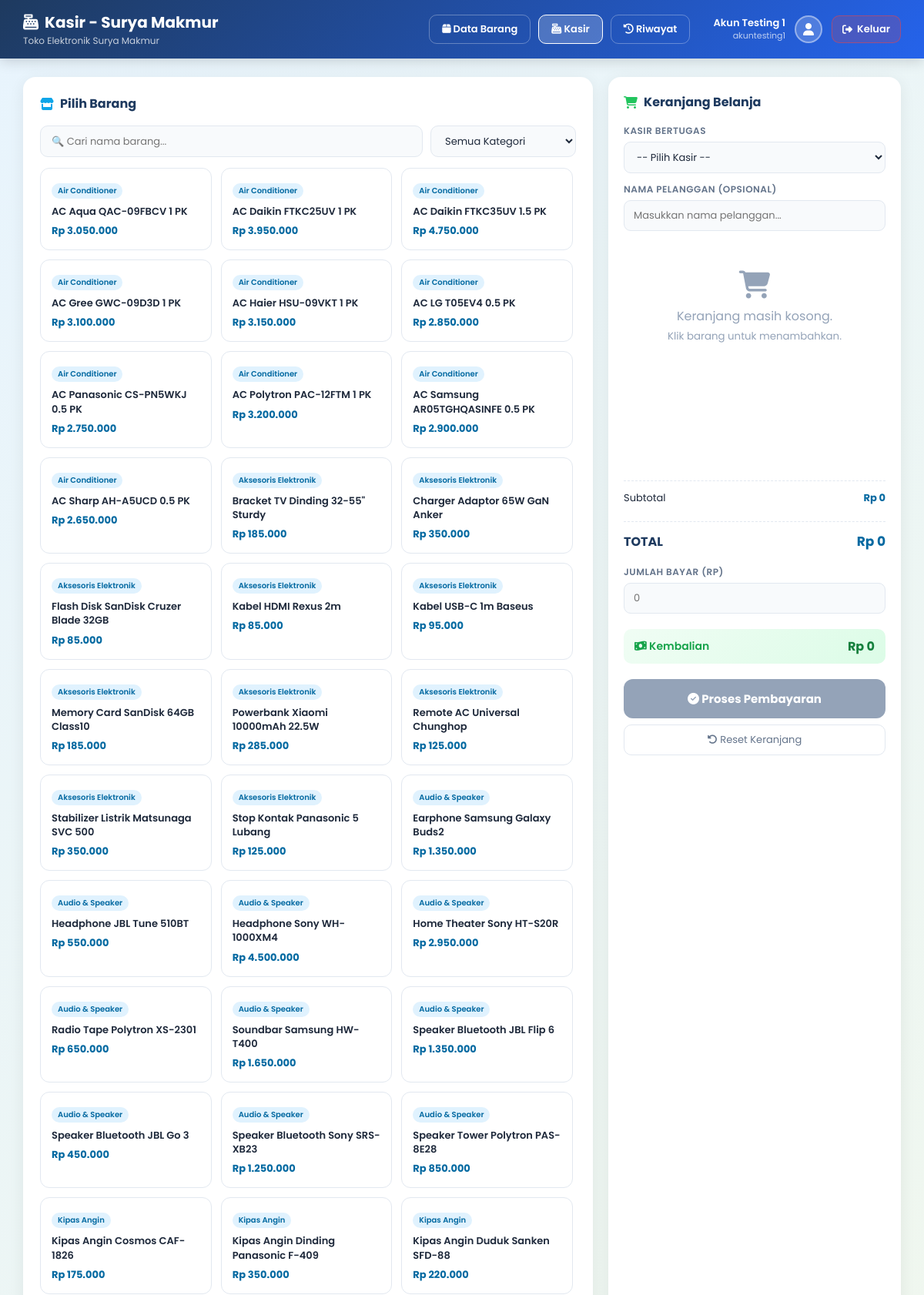
Screenshot of /transaksi.php (signed in, upper part) with the database file from the repository.
### tables this page shows
CREATE TABLE `barang` (
  `id_barang` int(11) NOT NULL,
  `id_kategori` int(11) NOT NULL,
  `nama_barang` varchar(100) NOT NULL,
  `harga_jual` int(11) NOT NULL
);

CREATE TABLE `kategori` (
  `id_kategori` int(11) NOT NULL,
  `nama_kategori` varchar(50) NOT NULL
);

### public/transaksi.php (the view, shortened to what this page needs)
<?php
require_once '../config/database.php';
$query = "SELECT barang.*, kategori.nama_kategori FROM barang
          JOIN kategori ON barang.id_kategori = kategori.id_kategori
          ORDER BY kategori.nama_kategori, barang.nama_barang";
$barangList = $conn->query($query)->fetchAll(PDO::FETCH_ASSOC);
?>
<!DOCTYPE html>
<html lang="id">
<head>
<link rel="stylesheet" href="https://cdnjs.cloudflare.com/ajax/libs/font-awesome/6.5.0/css/all.min.css">
</head>
<body>
<div class="topbar">
    <div>
        <h1><i class="fa-solid fa-cash-register" style="margin-right:8px"></i>Kasir - Surya Makmur</h1>
        <p>Toko Elektronik Surya Makmur</p>
    </div>
    <div class="topbar-nav">
        <a href="index.php" class="nav-btn"><i class="fa-solid fa-box"></i> Data Barang</a>
        <a href="transaksi.php" class="nav-btn active"><i class="fa-solid fa-cash-register"></i> Kasir</a>
        <a href="riwayat_transaksi.php" class="nav-btn"><i class="fa-solid fa-clock-rotate-left"></i> Riwayat</a>
    </div>
    <div style="display:flex; align-items:center; gap:12px; margin-left:10px;">
        <div style="text-align:right; line-height:1.3;">
            <div style="font-size:13px; font-weight:600;">
                <?= htmlspecialchars($_SESSION['kasir_nama']) ?>
            </div>
            <div style="font-size:11px; opacity:0.7;">
                <?= htmlspecialchars($_SESSION['kasir_username']) ?>
            </div>
        </div>
        <div style="width:36px; height:36px; border-radius:50%;
                    background:rgba(255,255,255,0.2); border:2px solid rgba(255,255,255,0.4);
                    display:flex; align-items:center; justify-content:center;">
            <i class="fa-solid fa-user" style="font-size:16px;"></i>
        </div>
        <a href="../process/logout.php"
        title="Keluar"
        style="display:flex; align-items:center; gap:6px;
                background:rgba(239,68,68,0.18); border:1.5px solid rgba(239,68,68,0.5);
                color:white; text-decoration:none; padding:7px 13px;
                border-radius:10px; font-size:13px; font-weight:600; transition:0.2s;"
        onmouseover="this.style.background='rgba(239,68,68,0.35)'"
        onmouseout="this.style.background='rgba(239,68,68,0.18)'">
            <i class="fa-solid fa-right-from-bracket"></i> Keluar
        </a>
    </div>
</div>
<div class="main">
    <div class="panel">
        <div class="panel-title">
            <i class="fa-solid fa-store" style="color:#0ea5e9"></i>
            Pilih Barang
        </div>
        <div class="search-bar">
            <input type="text" id="cariBarang" placeholder="🔍 Cari nama barang..." oninput="filterBarang()">
            <select id="filterKat" onchange="filterBarang()">
                <option value="">Semua Kategori</option>
            </select>
        </div>
        <div class="barang-grid" id="barangGrid">
            <?php foreach ($barangList as $b): ?>
            <div class="barang-card"
                 id="card-<?= $b['id_barang'] ?>"
                 data-id="<?= $b['id_barang'] ?>"
                 data-nama="<?= htmlspecialchars($b['nama_barang'], ENT_QUOTES) ?>"
                 data-harga="<?= $b['harga_jual'] ?>"
                 data-kat="<?= $b['id_kategori'] ?>"
                 onclick="tambahKeKeranjang(<?= $b['id_barang'] ?>)">
                <div class="kat-badge"><?= $b['nama_kategori'] ?></div>
                <div class="nama"><?= htmlspecialchars($b['nama_barang']) ?></div>
                <div class="harga">Rp <?= number_format($b['harga_jual'], 0, ',', '.') ?></div>
            </div>
            <?php endforeach; ?>
        </div>
    </div>
    <div class="cart-panel">
        <div class="cart-box">
            <div class="panel-title">
                <i class="fa-solid fa-cart-shopping" style="color:#22c55e"></i>
                Keranjang Belanja
            </div>
            <div class="form-group">
                <label>Kasir Bertugas</label>
                <select id="pilih_kasir" class="form-control" onchange="hitungKembalian()">
                    <option value="">-- Pilih Kasir --</option>
                </select>
            </div>
            <div class="form-group">
                <label>Nama Pelanggan (opsional)</label>
                <input type="text" id="nama_pelanggan" class="form-control" placeholder="Masukkan nama pelanggan...">
            </div>
            <div class="cart-list" id="cartList">
                <div class="cart-empty" id="cartEmpty">
                    <i class="fa-solid fa-cart-shopping"></i>
                    Keranjang masih kosong.<br>
                    <small>Klik barang untuk menambahkan.</small>
                </div>
            </div>
            <hr class="divider">
            <div class="total-row">
                <span>Subtotal</span>
                <span id="subtotalText">Rp 0</span>
            </div>
            <hr class="divider">
            <div class="total-row big">
                <span>TOTAL</span>
                <span id="totalText">Rp 0</span>
            </div>
            <div class="form-group" style="margin-top:10px;">
                <label>Jumlah Bayar (Rp)</label>
                <input type="number" id="jumlah_bayar" class="form-control" placeholder="0" min="0" oninput="hitungKembalian()">
            </div>
            <div class="kembalian-box" id="kembalianBox">
                <span class="label"><i class="fa-solid fa-money-bill-wave"></i> Kembalian</span>
                <span class="nilai" id="kembalianText">Rp 0</span>
            </div>
            <button class="btn-bayar" id="btnBayar" onclick="prosesBayar()" disabled>
                <i class="fa-solid fa-check-circle"></i> Proses Pembayaran
            </button>
            <button class="btn-reset" onclick="resetKeranjang()">
                <i class="fa-solid fa-rotate-left"></i> Reset Keranjang
            </button>
        </div>
    </div>
</div>
</body>
</html>

### public/transaksi.php (style rules this page uses)
* { box-sizing: border-box; margin: 0; padding: 0; }
body { font-family: 'Poppins', sans-serif; background: linear-gradient(135deg, #e8f4fd 0%, #f0f7ee 50%, #fef9e7 100%); color: #1e293b; min-height: 100vh; }
.topbar { background: linear-gradient(135deg, #1e3a5f, #2563eb); color: white; padding: 14px 30px; display: flex; align-items: center; gap: 20px; box-shadow: 0 4px 16px rgba(0,0,0,0.15); }
.topbar h1 { font-size: 20px; font-weight: 700; }
.topbar p { font-size: 12px; opacity: 0.75; }
.topbar-nav { margin-left: auto; display: flex; gap: 10px; }
.nav-btn { padding: 8px 16px; border-radius: 10px; text-decoration: none; font-size: 13px; font-weight: 600; transition: 0.2s; color: white; border: 1.5px solid rgba(255,255,255,0.3); }
.nav-btn.active { background: rgba(255,255,255,0.2); border-color: white; }
.main { display: grid; grid-template-columns: 1fr 380px; gap: 20px; padding: 24px 30px; max-width: 1400px; margin: auto; }
.panel { background: white; border-radius: 16px; padding: 22px; box-shadow: 0 4px 20px rgba(0,0,0,0.07); }
.panel-title { font-size: 16px; font-weight: 700; color: #1e3a5f; margin-bottom: 16px; display: flex; align-items: center; gap: 8px; }
.search-bar { display: flex; gap: 10px; margin-bottom: 14px; }
.search-bar input, .search-bar select { padding: 9px 14px; border-radius: 10px; border: 1.5px solid #e2e8f0; font-family: 'Poppins', sans-serif; font-size: 13px; color: #1e293b; background: #f8fafc; }
.search-bar input { flex: 1; }
.barang-grid { display: grid; grid-template-columns: repeat(auto-fill, minmax(165px, 1fr)); gap: 12px; max-height: calc(100vh - 280px); overflow-y: auto; padding-right: 4px; }
.barang-card { border: 1.5px solid #e2e8f0; border-radius: 12px; padding: 14px; cursor: pointer; transition: 0.25s; background: white; position: relative; }
.barang-card .kat-badge { font-size: 10px; padding: 2px 8px; border-radius: 20px; background: #e0f2fe; color: #0369a1; font-weight: 600; margin-bottom: 8px; display: inline-block; }
.barang-card .nama { font-size: 13px; font-weight: 600; color: #1e293b; margin-bottom: 6px; line-height: 1.4; }
.barang-card .harga { font-size: 13px; color: #0369a1; font-weight: 700; }
.cart-panel { display: flex; flex-direction: column; gap: 0; }
.cart-box { background: white; border-radius: 16px; padding: 20px; box-shadow: 0 4px 20px rgba(0,0,0,0.07); flex: 1; display: flex; flex-direction: column; }
.form-group { margin-bottom: 12px; }
.form-group label { display: block; margin-bottom: 5px; font-size: 12px; color: #64748b; font-weight: 600; text-transform: uppercase; letter-spacing: 0.5px; }
.form-control { width: 100%; padding: 9px 12px; border-radius: 9px; border: 1.5px solid #e2e8f0; font-family: 'Poppins', sans-serif; font-size: 13px; color: #1e293b; background: #f8fafc; }
.cart-list { flex: 1; overflow-y: auto; max-height: 280px; margin: 10px 0; }
.cart-empty { text-align: center; color: #94a3b8; padding: 30px 0; }
.cart-empty i { font-size: 36px; display: block; margin-bottom: 10px; }
.divider { border: none; border-top: 1.5px dashed #e2e8f0; margin: 12px 0; }
.total-row { display: flex; justify-content: space-between; align-items: center; margin-bottom: 8px; font-size: 13px; }
.total-row.big { font-size: 16px; font-weight: 700; color: #1e3a5f; }
.total-row span:last-child { color: #0369a1; font-weight: 700; }
.total-row.big span:last-child { font-size: 17px; }
.kembalian-box { background: linear-gradient(135deg, #f0fdf4, #dcfce7); border-radius: 10px; padding: 10px 14px; margin: 8px 0; display: flex; justify-content: space-between; align-items: center; font-size: 14px; }
.kembalian-box .label { color: #16a34a; font-weight: 600; }
.kembalian-box .nilai { font-size: 16px; font-weight: 700; color: #15803d; }
.btn-bayar { width: 100%; padding: 14px; border-radius: 12px; background: linear-gradient(135deg, #16a34a, #22c55e); color: white; font-family: 'Poppins', sans-serif; font-size: 15px; font-weight: 700; border: none; cursor: pointer; margin-top: 12px; box-shadow: 0 6px 18px rgba(34,197,94,0.35); transition: 0.25s; }
.btn-bayar:disabled { background: #94a3b8; cursor: not-allowed; box-shadow: none; transform: none; }
.btn-reset { width: 100%; padding: 9px; border-radius: 10px; border: 1.5px solid #e2e8f0; background: transparent; color: #64748b; font-family: 'Poppins', sans-serif; font-size: 13px; cursor: pointer; margin-top: 8px; transition: 0.2s; }

### rows the page displays
barang: id_kategori.nama_kategori "Air Conditioner", nama_barang "AC Aqua QAC-09FBCV 1 PK", harga_jual "3.050.000"
barang: id_kategori.nama_kategori "Air Conditioner", nama_barang "AC Daikin FTKC25UV 1 PK", harga_jual "3.950.000"
barang: id_kategori.nama_kategori "Air Conditioner", nama_barang "AC Daikin FTKC35UV 1.5 PK", harga_jual "4.750.000"
barang: id_kategori.nama_kategori "Air Conditioner", nama_barang "AC Gree GWC-09D3D 1 PK", harga_jual "3.100.000"
barang: id_kategori.nama_kategori "Air Conditioner", nama_barang "AC Haier HSU-09VKT 1 PK", harga_jual "3.150.000"
barang: id_kategori.nama_kategori "Air Conditioner", nama_barang "AC LG T05EV4 0.5 PK", harga_jual "2.850.000"
barang: id_kategori.nama_kategori "Air Conditioner", nama_barang "AC Panasonic CS-PN5WKJ 0.5 PK", harga_jual "2.750.000"
barang: id_kategori.nama_kategori "Air Conditioner", nama_barang "AC Polytron PAC-12FTM 1 PK", harga_jual "3.200.000"
barang: id_kategori.nama_kategori "Air Conditioner", nama_barang "AC Samsung AR05TGHQASINFE 0.5 PK", harga_jual "2.900.000"
barang: id_kategori.nama_kategori "Air Conditioner", nama_barang "AC Sharp AH-A5UCD 0.5 PK", harga_jual "2.650.000"
barang: id_kategori.nama_kategori "Aksesoris Elektronik", nama_barang "Bracket TV Dinding 32-55\" Sturdy", harga_jual "185.000"
barang: id_kategori.nama_kategori "Aksesoris Elektronik", nama_barang "Charger Adaptor 65W GaN Anker", harga_jual "350.000"
barang: id_kategori.nama_kategori "Aksesoris Elektronik", nama_barang "Flash Disk SanDisk Cruzer Blade 32GB", harga_jual "85.000"
barang: id_kategori.nama_kategori "Aksesoris Elektronik", nama_barang "Kabel HDMI Rexus 2m", harga_jual "85.000"
barang: id_kategori.nama_kategori "Aksesoris Elektronik", nama_barang "Kabel USB-C 1m Baseus", harga_jual "95.000"
barang: id_kategori.nama_kategori "Aksesoris Elektronik", nama_barang "Memory Card SanDisk 64GB Class10", harga_jual "185.000"
barang: id_kategori.nama_kategori "Aksesoris Elektronik", nama_barang "Powerbank Xiaomi 10000mAh 22.5W", harga_jual "285.000"
barang: id_kategori.nama_kategori "Aksesoris Elektronik", nama_barang "Remote AC Universal Chunghop", harga_jual "125.000"
barang: id_kategori.nama_kategori "Aksesoris Elektronik", nama_barang "Stabilizer Listrik Matsunaga SVC 500", harga_jual "350.000"
barang: id_kategori.nama_kategori "Aksesoris Elektronik", nama_barang "Stop Kontak Panasonic 5 Lubang", harga_jual "125.000"
barang: id_kategori.nama_kategori "Audio & Speaker", nama_barang "Earphone Samsung Galaxy Buds2", harga_jual "1.350.000"
barang: id_kategori.nama_kategori "Audio & Speaker", nama_barang "Headphone JBL Tune 510BT", harga_jual "550.000"
barang: id_kategori.nama_kategori "Audio & Speaker", nama_barang "Headphone Sony WH-1000XM4", harga_jual "4.500.000"
barang: id_kategori.nama_kategori "Audio & Speaker", nama_barang "Home Theater Sony HT-S20R", harga_jual "2.950.000"
barang: id_kategori.nama_kategori "Audio & Speaker", nama_barang "Radio Tape Polytron XS-2301", harga_jual "650.000"
barang: id_kategori.nama_kategori "Audio & Speaker", nama_barang "Soundbar Samsung HW-T400", harga_jual "1.650.000"
barang: id_kategori.nama_kategori "Audio & Speaker", nama_barang "Speaker Bluetooth JBL Flip 6", harga_jual "1.350.000"
barang: id_kategori.nama_kategori "Audio & Speaker", nama_barang "Speaker Bluetooth JBL Go 3", harga_jual "450.000"
barang: id_kategori.nama_kategori "Audio & Speaker", nama_barang "Speaker Bluetooth Sony SRS-XB23", harga_jual "1.250.000"
barang: id_kategori.nama_kategori "Audio & Speaker", nama_barang "Speaker Tower Polytron PAS-8E28", harga_jual "850.000"
barang: id_kategori.nama_kategori "Kipas Angin", nama_barang "Kipas Angin Cosmos CAF-1826", harga_jual "175.000"
barang: id_kategori.nama_kategori "Kipas Angin", nama_barang "Kipas Angin Dinding Panasonic F-409", harga_jual "350.000"
barang: id_kategori.nama_kategori "Kipas Angin", nama_barang "Kipas Angin Duduk Sanken SFD-88", harga_jual "220.000"

### other values shown
$_SESSION['kasir_nama'] "Akun Testing 1"
$_SESSION['kasir_username'] "akuntesting1"
